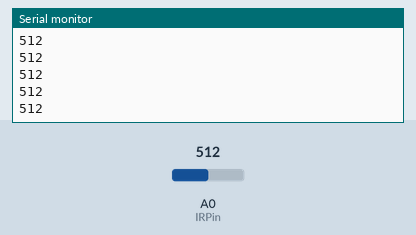
The sketch below on a simulated Arduino Uno, built with avr-gcc and run on an emulated ATmega328P. Shown: the last lines printed to the serial monitor. The test bench sets the inputs (shaded band); at power-on: A0 (IRPin) = 512.

Above: at 1.2 s.
1.3 s: A0 (IRPin) set to 716
At 1.31 s:
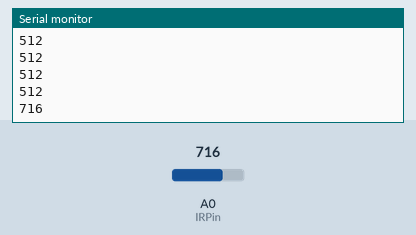
2.8 s: A0 (IRPin) set to 900
At 2.81 s:
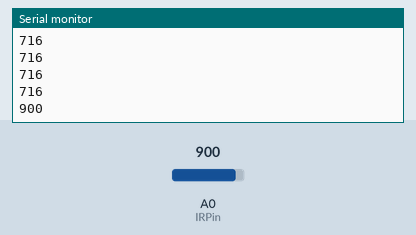
Timing chart, 0 to 5.8 s (numbered marks = the images above; inputs shaded):
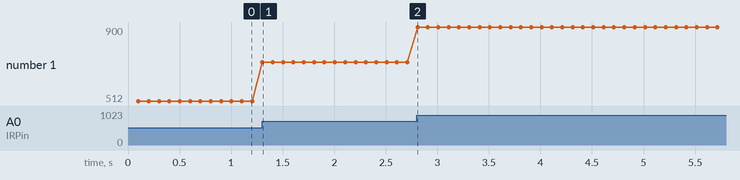

Measured:
- after the input at 1.3 s, the serial monitor: prints a new line at once (image 1)
- after the input at 2.8 s, the serial monitor: prints a new line at once (image 2)
- plotted number 1: 512 → 716 after the input at 1.3 s, 716 → 900 after the input at 2.8 s

The sketch:

IR_Sensor.ino
```cpp
const int IRPin = A0;
int reading = 0;

void setup() {
  pinMode(IRPin, INPUT);
  Serial.begin(9600);
}

void loop() {
  delay(100);
  reading = analogRead(IRPin);
  Serial.println(reading);
}
```
